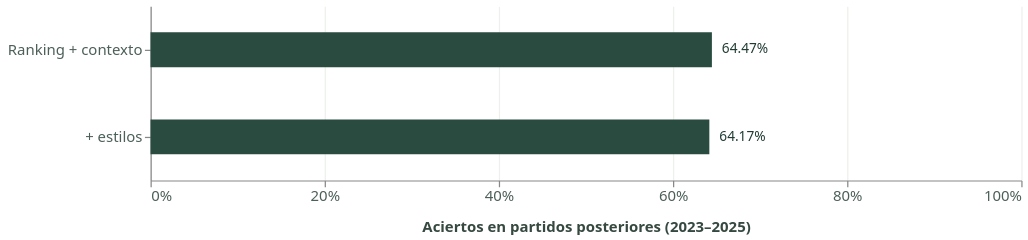

The code cell stored with this chart in its notebook:
### Markdown cell above
## 4. ¿Aporta el estilo sobre el ranking?

Se comparan exactamente los mismos partidos en ambas alternativas. El piso
determinista «gana el mejor rankeado» tiene accuracy, pero no probabilidades
calibradas para calcular log-loss. Se incluye además P=0,5 como piso probabilístico.
En ese piso, el desempate de accuracy elige A, por eso no da exactamente 50 %.

### Code cell
display(pd.DataFrame(informe['metrics']).T)
display(pd.Series(informe['comparison']))
alt.Chart.from_dict(graficos['rendimiento']).properties(width=700)

### Figure 1 — Vega-Lite specification as saved in the notebook (floating-point values rounded to 4 significant figures)
{"config": {"view": {"continuousWidth": 300, "continuousHeight": 300, "stroke": null}, "axis": {"gridColor": "#EDF0EB", "labelColor": "#4C5F58", "labelFontSize": 12, "labelLimit": 240, "tickCount": 6, "titleColor": "#364940", "titleFontSize": 12, "titlePadding": 14}, "background": "#FFFFFF", "font": "Segoe UI, system-ui, sans-serif", "legend": {"columns": 3, "labelColor": "#4C5F58", "labelFontSize": 12, "titleColor": "#364940", "titleFontSize": 12}}, "layer": [{"mark": {"type": "bar", "color": "#294B40", "size": 28}, "encoding": {"tooltip": [{"field": "modelo", "type": "nominal"}, {"field": "accuracy", "format": ".2%", "type": "quantitative"}, {"field": "auc", "format": ".3f", "type": "quantitative"}, {"field": "log_loss", "format": ".4f", "type": "quantitative"}], "x": {"axis": {"format": "%"}, "field": "accuracy", "scale": {"domain": [0, 1]}, "title": "Aciertos en partidos posteriores (2023–2025)", "type": "quantitative"}, "y": {"field": "modelo_corto", "sort": ["Ranking + contexto", "+ estilos"], "title": null, "type": "nominal"}}}, {"mark": {"type": "text", "align": "left", "color": "#203B34", "dx": 8}, "encoding": {"text": {"field": "accuracy", "format": ".2%", "type": "quantitative"}, "tooltip": [{"field": "modelo", "type": "nominal"}, {"field": "accuracy", "format": ".2%", "type": "quantitative"}, {"field": "auc", "format": ".3f", "type": "quantitative"}, {"field": "log_loss", "format": ".4f", "type": "quantitative"}], "x": {"axis": {"format": "%"}, "field": "accuracy", "scale": {"domain": [0, 1]}, "title": "Aciertos en partidos posteriores (2023–2025)", "type": "quantitative"}, "y": {"field": "modelo_corto", "sort": ["Ranking + contexto", "+ estilos"], "title": null, "type": "nominal"}}}], "data": {"name": "data-74832e1cee8c380e9ecd28558345e3b2"}, "datasets": {"data-74832e1cee8c380e9ecd28558345e3b2": [{"modelo": "Ranking + contexto", "accuracy": 0.6447, "auc": 0.6975, "log_loss": 0.6297, "brier": 0.2201, "modelo_corto": "Ranking + contexto"}, {"modelo": "Ranking + contexto + estilos", "accuracy": 0.6417, "auc": 0.6962, "log_loss": 0.6306, "brier": 0.2205, "modelo_corto": "+ estilos"}]}, "height": 140, "width": 700, "$schema": "https://vega.github.io/schema/vega-lite/v6.4.1.json"}
